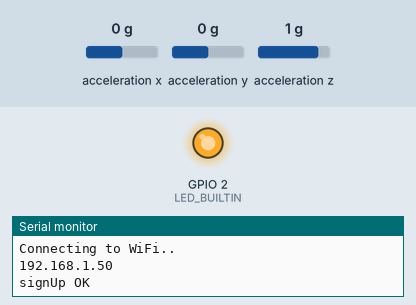
This sketch was run on a simulated ESP8266 (NodeMCU). On the bench: output pins drawn as LEDs (lit = HIGH, except the on-board LED, lit = LOW), the last lines printed to the serial monitor. The inputs (shaded band) are chosen by the test bench; at power-on: acceleration x 0 g, acceleration y 0 g, acceleration z 1 g. WiFi joins after 1.5 s; servers stay silent unless stated.

Above: at 2.5 s.
At 3.6 s:
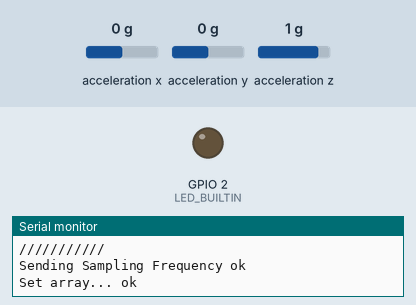
Timing chart, 0 to 9.4 s (numbered marks = the images above):
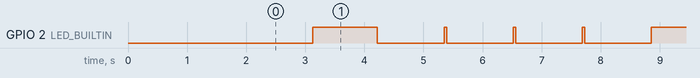

Measured:
- by itself, GPIO 2 (LED_BUILTIN): repeats every 5.7 s: 3 × (LOW 1.1 s, HIGH 0.04 s), LOW 1.1 s, HIGH 1.1 s
- by itself, everything shown: repeats every 5.7 s, in 8 steps

The sketch:

final_compliation.ino
```cpp
#include <Wire.h>
#include <Adafruit_Sensor.h>
#include <Adafruit_ADXL345_U.h>
#include "arduinoFFT.h"
#include <ESP8266WiFi.h>
#include <Firebase_ESP_Client.h>
#include "addons/TokenHelper.h"
#include "addons/RTDBHelper.h"

#define API_KEY "AIzaSyByTWjYsnZQ4zSUH7ZEYJabD5XQxSppE3w"
#define DATABSE_URL "https://motor-health-analysis-default-rtdb.firebaseio.com/"
char ssid[] = "Dinesh";
char password[] = "18032001";

Adafruit_ADXL345_Unified accel;
arduinoFFT FFT = arduinoFFT();

FirebaseData fbdo;
FirebaseAuth auth;
FirebaseConfig config;
FirebaseJson json;
FirebaseJsonArray arr;

#define SCL_INDEX 0x00
#define SCL_TIME 0x01
#define SCL_FREQUENCY 0x02
#define SCL_PLOT 0x03

unsigned long sendDataPrevMillis = 0;
bool signupOK = false;

const int samples = 1024;
int samplingFrequency = 493;
unsigned long StartTime;

double xReal[samples];
double xImag[samples];
//double yReal[samples];
//double yImag[samples];
//double zReal[samples];
//double zImag[samples];


void setup() {
  // put your setup code here, to run once:
  pinMode(LED_BUILTIN, OUTPUT);

  Serial.begin(19200);
  //////////////////////////////////////////////////
  if(!accel.begin())
  {
    /* There was a problem detecting the ADXL345 ... check your connections */
    Serial.println("Ooops, no ADXL345 detected ... Check your wiring!");
//    for(int j=0;j<10;j++){
//      digitalWrite(LED_BUILTIN, LOW);   // Turn the LED on (Note that LOW is the voltage level
//      delay(200);                      // Wait for a second
//      digitalWrite(LED_BUILTIN, HIGH);  // Turn the LED off by making the voltage HIGH
//      delay(200);
//    }

    while(1);
  }

  /* Set the range to whatever is appropriate for your project */
  accel.setRange(ADXL345_RANGE_8_G);


  /////////////////////////////////////////////////////

  // Connect to Wi-Fi////////////////////////////////
  WiFi.begin(ssid, password);
  while (WiFi.status() != WL_CONNECTED) {
    delay(1000);
    Serial.println("Connecting to WiFi..");
  }

  // Print ESP32 Local IP Address
  Serial.println(WiFi.localIP());

  /////////////////////////////////////////////////////

  config.api_key = API_KEY;
  config.database_url = DATABSE_URL;
  if(Firebase.signUp(&config, &auth, "", "")){
    Serial.println("signUp OK");
    signupOK = true;
  }else{
    Serial.printf("%s\n", config.signer.signupError.message.c_str());
  }

  config.token_status_callback = tokenStatusCallback;
  Firebase.begin(&config, &auth);
  Firebase.reconnectWiFi(true);


}

void loop() {
  // put your main code here, to run repeatedly:

  //taking data from the adxl///////////////////////////////////
  int i =0;
    digitalWrite(LED_BUILTIN, LOW);
  StartTime=millis();
  while(i<samples){
    sensors_event_t event;
    accel.getEvent(&event);

      xReal[i]=event.acceleration.x;

      xImag[i] = 0.0;

      i=i+1;
//      if(millis()-StartTime==1000){
//        samplingFrequency=i;
//
//      }

  }
  digitalWrite(LED_BUILTIN, HIGH);
  Serial.print("Sampling Frequency :-> ");Serial.print(",");Serial.println(samplingFrequency);

//  for ( int m = 0; m < samples; m = m + 1) {
//    Serial.print(m);Serial.print("  ");Serial.print("     X: "); Serial.println(xReal[m]);
//    //Serial.print(" Y: "); Serial.println(yss[m]);
//    //Serial.print(" Z: "); Serial.println(zss[m]);
//  }
  //////////////////////////////////////////////////////////////

  //PrintVector(xReal, samples, SCL_TIME);
  FFT.Windowing(xReal, samples, FFT_WIN_TYP_HAMMING, FFT_FORWARD);  /* Weigh data */
  FFT.Compute(xReal, xImag, samples, FFT_FORWARD); /* Compute FFT */
  FFT.ComplexToMagnitude(xReal, xImag, samples); /* Compute magnitudes */

//  FFT.Windowing(yReal, samples, FFT_WIN_TYP_HAMMING, FFT_FORWARD);  /* Weigh data */
//  FFT.Compute(yReal, xImag, samples, FFT_FORWARD); /* Compute FFT */
//  FFT.ComplexToMagnitude(yReal, xImag, samples); /* Compute magnitudes */
//
//  FFT.Windowing(zReal, samples, FFT_WIN_TYP_HAMMING, FFT_FORWARD);  /* Weigh data */
//  FFT.Compute(zReal, xImag, samples, FFT_FORWARD); /* Compute FFT */
//  FFT.ComplexToMagnitude(zReal, xImag, samples); /* Compute magnitudes */
  Serial.println("/////////// ");

  //PrintVector(xReal, (samples >> 1), SCL_FREQUENCY);
  //double x = FFT.MajorPeak(vReal, samples, samplingFrequency);
  //Serial.println(x, 6);

////////////////////////////////////////////////////////////////////////////////////////////////////////
  if(Firebase.ready() && signupOK && (millis()-sendDataPrevMillis>5000|| sendDataPrevMillis ==0)){
    sendDataPrevMillis = millis();

    //------STOrE sensor data to a RTDB


//    json.add("name", "Dinu");
//    int j=0;
//    while(j < samples/2){
//
//     for(int i=j*30;i<30+j*30&&i<(samples>>1);i++){
//
//       char s1[]="xfft/[";
//       char s2[10];
//       tostring(s2, i);
//       char s3[]="]";
//
//       strcat(s1,s2);
//       strcat(s1,s3);
//
//       json.set(s1, xReal[i]);
//     }
//
//
      json.add("Sampling Frequency", samplingFrequency);
      json.add("Samples", samples);
      Serial.printf("Sending Sampling Frequency %s\n", Firebase.RTDB.set(&fbdo, "fft/fft_meta", &json) ? "ok" : fbdo.errorReason().c_str());
      json.clear();

//     if(Firebase.RTDB.updateNode(&fbdo, "fft/fft_samplingFrequency", &json)){
//  //    //Serial.println(); Serial.print(arrdata);
//      //json.toString(Serial, true);
//        Serial.println();
//        Serial.print(" - successfully saved to : " + fbdo.dataPath());
//
//     }else{
//        Serial.println("Failed: " + fbdo.errorReason());
//     }
//
//
//     j++;
//     delay(5000);
//
//    }


      for(i=0;i<100;i++){
        arr.add(xReal[i]);
      }
      Serial.printf("Set array... %s\n", Firebase.RTDB.setArray(&fbdo, "fft/fft_arr/f1", &arr) ? "ok" : fbdo.errorReason().c_str());
      arr.clear();

      for(i=100;i<200;i++){
        arr.add(xReal[i]);
      }
      Serial.printf("Set array... %s\n", Firebase.RTDB.setArray(&fbdo, "fft/fft_arr/f2", &arr) ? "ok" : fbdo.errorReason().c_str());
      arr.clear();

      for(i=200;i<300;i++){
        arr.add(xReal[i]);
      }
      Serial.printf("Set array... %s\n", Firebase.RTDB.setArray(&fbdo, "fft/fft_arr/f3", &arr) ? "ok" : fbdo.errorReason().c_str());
      arr.clear();

      for(i=300;i<400;i++){
        arr.add(xReal[i]);
      }
      Serial.printf("Set array... %s\n", Firebase.RTDB.setArray(&fbdo, "fft/fft_arr/f4", &arr) ? "ok" : fbdo.errorReason().c_str());
       arr.clear();

      for(i=400;i<500;i++){
        arr.add(xReal[i]);
      }
      Serial.printf("Set array... %s\n", Firebase.RTDB.setArray(&fbdo, "fft/fft_arr/f5", &arr) ? "ok" : fbdo.errorReason().c_str());
      arr.clear();

      for(i=500;i<512;i++){
        arr.add(xReal[i]);
      }

    Serial.printf("Set array... %s\n", Firebase.RTDB.setArray(&fbdo, "fft/fft_arr/f6", &arr) ? "ok" : fbdo.errorReason().c_str());
        arr.clear();


  }

Serial.println("////////////");

}


void PrintVector(double *vData, uint16_t bufferSize, uint8_t scaleType)
{
  for (uint16_t i = 0; i < bufferSize; i++)
  {
    double abscissa;
    /* Print abscissa value */
    switch (scaleType)
    {
      case SCL_INDEX:
        abscissa = (i * 1.0);
  break;
      case SCL_TIME:
        abscissa = ((i * 1.0) / samplingFrequency);
  break;
      case SCL_FREQUENCY:
        abscissa = ((i * 1.0 * samplingFrequency) / samples);
  break;
    }
    Serial.print(abscissa, 6);
    if(scaleType==SCL_FREQUENCY)
      Serial.print(" Hz");
    Serial.print(",");
    Serial.println(vData[i], 4);
  }
  Serial.println();
}


void tostring(char str[], int num)
{
    int i, rem, len = 0, n;

    n = num;
    while (n != 0)
    {
        len++;
        n /= 10;
    }
    for (i = 0; i < len; i++)
    {
        rem = num % 10;
        num = num / 10;
        str[len - (i + 1)] = rem + '0';
    }
    str[len] = '\0';
}
```
